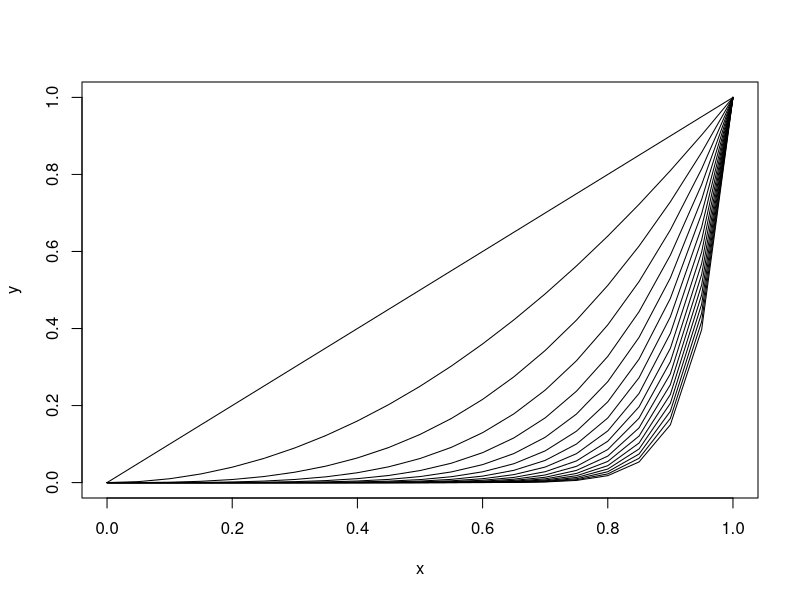

Write R code to recreate this figure.
#while expression
y <- c(3, 8)
x <- y/2
while (any(abs(x*x-y) > 1e-10)) x <- (x + y/x)/2
x

#repeat expression
y <- c(3, 8)
x <- y/2
repeat{
 x <- (x + y/x)/2
 if (any(abs(x*x-y) < 1e-10)) break
}

#for loop
for(i in 1:5){
   print(i)
}

#for loop
x <- seq(0, 1, 0.05)
plot(x, x, ylab="y", type="l")
for (j in 2:18) lines(x, x^j)
